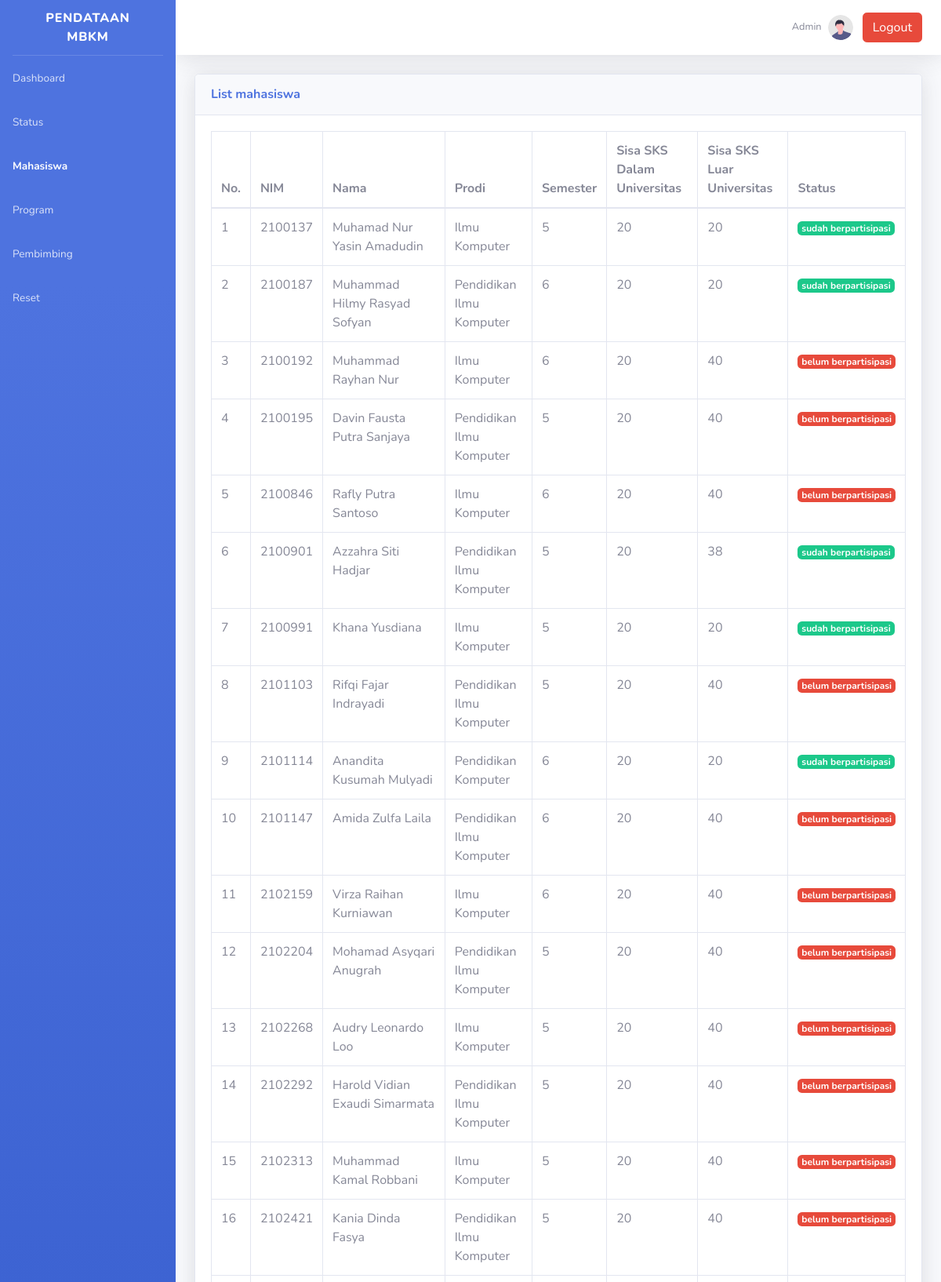
The app's page /listmahasiswa.php (upper part) with its own data.
### tables this page shows
CREATE TABLE `tmahasiswa` (
  `nip` varchar(20) NOT NULL,
  `nim` varchar(10) NOT NULL,
  `nama_mahasiswa` varchar(50) NOT NULL,
  `prodi` varchar(50) NOT NULL,
  `email_mahasiswa` varchar(50) NOT NULL,
  `semester_mahasiswa` int(11) NOT NULL,
  `sks_akumulatif` int(11) DEFAULT 0,
  `sks_sisa_konversi` int(11) DEFAULT 0,
  `sks_dalam_univ` int(11) DEFAULT 20,
  `sks_luar_univ` int(11) DEFAULT 40,
  `ipk_mahasiswa` float NOT NULL,
  `status_mahasiswa` varchar(25) DEFAULT 'belum berpartisipasi'
);

### listmahasiswa.php (the view, shortened to what this page needs)
<!DOCTYPE html>
<html lang="en">
<head>
    <link href="vendor/fontawesome-free/css/all.min.css" rel="stylesheet" type="text/css">
    <link href="css/sb-admin-2.min.css" rel="stylesheet">
</head>
<body id="page-top">
    <div id="wrapper">
        <ul class="navbar-nav bg-gradient-primary sidebar sidebar-dark accordion" id="accordionSidebar">
            <a class="sidebar-brand d-flex align-items-center justify-content-center" href="admin.php">
                <div class="sidebar-brand-text mx-3">Pendataan MBKM</div>
            </a>
            <hr class="sidebar-divider my-0">
            <li class="nav-item">
                <a class="nav-link" href="admin.php">
                    <span>Dashboard</span></a>
            </li>
            <li class="nav-item">
                <a class="nav-link" href="liststatus.php">
                    <span>Status</span></a>
            </li>
            <li class="nav-item active">
                <a class="nav-link" href="listmahasiswa.php">
                    <span>Mahasiswa</span></a>
            </li>
            <li class="nav-item">
                <a class="nav-link" href="listprogram.php">
                    <span>Program</span></a>
            </li>
            <li class="nav-item">
                <a class="nav-link" href="listpembimbing.php">
                    <span>Pembimbing</span></a>
            </li>
            <li class="nav-item">
                <a class="nav-link" href="reset.php">
                    <span>Reset</span></a>
            </li>
        </ul>
        <div id="content-wrapper" class="d-flex flex-column">
            <div id="content">
                <nav class="navbar navbar-expand navbar-light bg-white topbar mb-4 static-top shadow">
                    <ul class="navbar-nav ml-auto">
                        <li class="nav-item dropdown no-arrow">
                            <a class="nav-link dropdown-toggle" href="index.php" id="userDropdown" role="button"
                                data-toggle="dropdown" aria-haspopup="true" aria-expanded="false">
                                <span class="mr-2 d-none d-lg-inline text-gray-600 small">Admin</span>
                                <img class="img-profile rounded-circle"
                                    src="img/undraw_profile.svg">
                            </a>
                        </li>
                        <li class="nav-item align-self-center">
                            <a href='logout.php' class='btn btn-danger mr-2'>Logout</a>
                        </li>
                    </ul>
                </nav>
                <div class="container-fluid">
                    <div class="card shadow mb-4">
                        <div class="card-header py-3">
                            <h6 class="m-0 font-weight-bold text-primary">List mahasiswa</h6>
                        </div>
                        <div class="card-body">
                        <?php
                        require_once "config.php";
                        $sql = "SELECT * FROM tmahasiswa";
                        if($result = mysqli_query($link, $sql)){
                            if(mysqli_num_rows($result) > 0){
                                echo '<div class="table-responsive">';
                                    echo '<table class="table table-bordered" id="dataTable" width="100%" cellspacing="0">';
                                        echo "<thead>";
                                            echo "<tr>";
                                                echo "<th>No.</th>";
                                                echo "<th>NIM</th>";
                                                echo "<th>Nama</th>";
                                                echo "<th>Prodi</th>";
                                                echo "<th>Semester</th>";
                                                echo "<th>Sisa SKS Dalam Universitas</th>";
                                                echo "<th>Sisa SKS Luar Universitas</th>";
                                                echo "<th>Status</th>";
                                            echo "</tr>";
                                        echo "</thead>";
                                        echo "<tbody>";
                                        $num = 1;
                                        $tipe = '';
                                        while($row = mysqli_fetch_array($result)){
                                            echo "<tr>";
                                                echo "<td>" . $num++ . "</td>";
                                                echo "<td>" . $row['nim'] . "</td>";
                                                echo "<td>" . $row['nama_mahasiswa'] . "</td>";
                                                echo "<td>" . $row['prodi'] . "</td>";
                                                echo "<td>" . $row['semester_mahasiswa'] . "</td>";
                                                echo "<td>" . $row['sks_dalam_univ'] . "</td>";
                                                echo "<td>" . $row['sks_luar_univ'] . "</td>";
                                                if ($row['status_mahasiswa'] == 'belum berpartisipasi') $tipe = 'danger';
                                                else $tipe = 'success';
                                                echo "<td><span class = 'badge badge-". $tipe ."'>" . $row['status_mahasiswa'] . "</span></td>";
                                            echo "</tr>";
                                        }
                                        echo "</tbody>";
                                    echo "</table>";
                                echo '</div>';
                            } else{
                                echo '<div class="alert alert-danger"><em>List kosong</em></div>';
                            }
                        } else{
                            echo "Oops! Something went wrong. Please try again later.";
                        }
                        ?>
                        </div>
                    </div>
                </div>
            </div>
        </div>
    </div>
</body>
</html>

### records on screen
tmahasiswa: nim "2100137", nama_mahasiswa "Muhamad Nur Yasin Amadudin", prodi "Ilmu Komputer", semester_mahasiswa "5", sks_dalam_univ "20", sks_luar_univ "20", status_mahasiswa "sudah berpartisipasi"
tmahasiswa: nim "2100187", nama_mahasiswa "Muhammad Hilmy Rasyad Sofyan", prodi "Pendidikan Ilmu Komputer", semester_mahasiswa "6", sks_dalam_univ "20", sks_luar_univ "20", status_mahasiswa "sudah berpartisipasi"
tmahasiswa: nim "2100192", nama_mahasiswa "Muhammad Rayhan Nur", prodi "Ilmu Komputer", semester_mahasiswa "6", sks_dalam_univ "20", sks_luar_univ "40", status_mahasiswa "belum berpartisipasi"
tmahasiswa: nim "2100195", nama_mahasiswa "Davin Fausta Putra Sanjaya", prodi "Pendidikan Ilmu Komputer", semester_mahasiswa "5", sks_dalam_univ "20", sks_luar_univ "40", status_mahasiswa "belum berpartisipasi"
tmahasiswa: nim "2100846", nama_mahasiswa "Rafly Putra Santoso", prodi "Ilmu Komputer", semester_mahasiswa "6", sks_dalam_univ "20", sks_luar_univ "40", status_mahasiswa "belum berpartisipasi"
tmahasiswa: nim "2100901", nama_mahasiswa "Azzahra Siti Hadjar", prodi "Pendidikan Ilmu Komputer", semester_mahasiswa "5", sks_dalam_univ "20", sks_luar_univ "38", status_mahasiswa "sudah berpartisipasi"
tmahasiswa: nim "2100991", nama_mahasiswa "Khana Yusdiana", prodi "Ilmu Komputer", semester_mahasiswa "5", sks_dalam_univ "20", sks_luar_univ "20", status_mahasiswa "sudah berpartisipasi"
tmahasiswa: nim "2101103", nama_mahasiswa "Rifqi Fajar Indrayadi", prodi "Pendidikan Ilmu Komputer", semester_mahasiswa "5", sks_dalam_univ "20", sks_luar_univ "40", status_mahasiswa "belum berpartisipasi"
tmahasiswa: nim "2101114", nama_mahasiswa "Anandita Kusumah Mulyadi", prodi "Pendidikan Komputer", semester_mahasiswa "6", sks_dalam_univ "20", sks_luar_univ "20", status_mahasiswa "sudah berpartisipasi"
tmahasiswa: nim "2101147", nama_mahasiswa "Amida Zulfa Laila", prodi "Pendidikan Ilmu Komputer", semester_mahasiswa "6", sks_dalam_univ "20", sks_luar_univ "40", status_mahasiswa "belum berpartisipasi"
tmahasiswa: nim "2102159", nama_mahasiswa "Virza Raihan Kurniawan", prodi "Ilmu Komputer", semester_mahasiswa "6", sks_dalam_univ "20", sks_luar_univ "40", status_mahasiswa "belum berpartisipasi"
tmahasiswa: nim "2102204", nama_mahasiswa "Mohamad Asyqari Anugrah", prodi "Pendidikan Ilmu Komputer", semester_mahasiswa "5", sks_dalam_univ "20", sks_luar_univ "40", status_mahasiswa "belum berpartisipasi"
tmahasiswa: nim "2102268", nama_mahasiswa "Audry Leonardo Loo", prodi "Ilmu Komputer", semester_mahasiswa "5", sks_dalam_univ "20", sks_luar_univ "40", status_mahasiswa "belum berpartisipasi"
tmahasiswa: nim "2102292", nama_mahasiswa "Harold Vidian Exaudi Simarmata", prodi "Pendidikan Ilmu Komputer", semester_mahasiswa "5", sks_dalam_univ "20", sks_luar_univ "40", status_mahasiswa "belum berpartisipasi"
tmahasiswa: nim "2102313", nama_mahasiswa "Muhammad Kamal Robbani", prodi "Ilmu Komputer", semester_mahasiswa "5", sks_dalam_univ "20", sks_luar_univ "40", status_mahasiswa "belum berpartisipasi"
tmahasiswa: nim "2102421", nama_mahasiswa "Kania Dinda Fasya", prodi "Pendidikan Ilmu Komputer", semester_mahasiswa "5", sks_dalam_univ "20", sks_luar_univ "40", status_mahasiswa "belum berpartisipasi"
